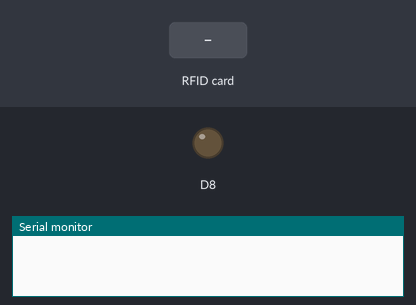
The sketch below on a simulated ESP8266 (NodeMCU). Shown: output pins drawn as LEDs (lit = HIGH), the last lines printed to the serial monitor. The inputs (shaded band) are chosen by the test bench.

Above: at 1.2 s.
1.3 s: RFID card 11 93 81 85 95 held to the reader
At 2.2 s:
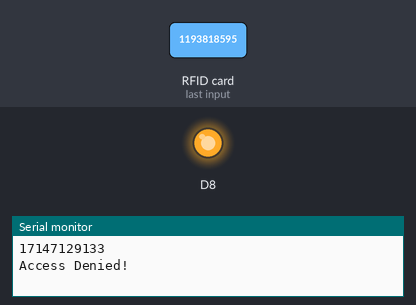
4.3 s: RFID card 5E 7A 19 C4 held to the reader
At 7.5 s:
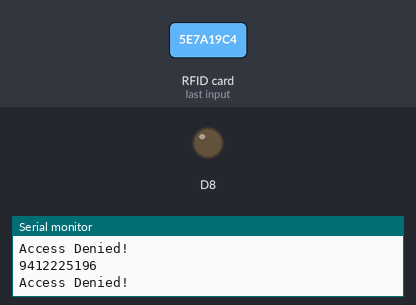
Timing chart, 0 to 9.0 s (numbered marks = the images above; inputs shaded):
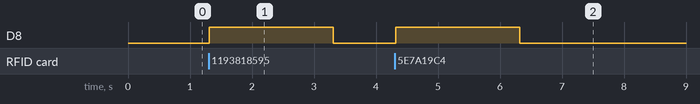

The sketch:

mfrc522.ino
```cpp
#include <SPI.h>
#include <MFRC522.h>
constexpr uint8_t RST_PIN = D3;     // Configurable, see typical pin layout above
constexpr uint8_t SS_PIN = D4;     // Configurable, see typical pin layout above
MFRC522 rfid(SS_PIN, RST_PIN); // Instance of the class
MFRC522::MIFARE_Key key;
String tag;
void setup() {
  Serial.begin(9600);
  SPI.begin(); // Init SPI bus
  rfid.PCD_Init(); // Init MFRC522
  pinMode(D8, OUTPUT);
}
void loop() {
  if ( ! rfid.PICC_IsNewCardPresent())
    return;
  if (rfid.PICC_ReadCardSerial()) {
    for (byte i = 0; i < 4; i++) {
      tag += rfid.uid.uidByte[i];
    }
    Serial.println(tag);
    if (tag == "1193818595") {
      Serial.println("Access Granted!");
      digitalWrite(D8, HIGH);
      delay(100);
      digitalWrite(D8, LOW);
      delay(100);
      digitalWrite(D8, HIGH);
      delay(100);
      digitalWrite(D8, LOW);
      delay(100);
      digitalWrite(D8, HIGH);
      delay(100);
      digitalWrite(D8, LOW);
      delay(100);
    } else {
      Serial.println("Access Denied!");
      digitalWrite(D8, HIGH);
      delay(2000);
      digitalWrite(D8, LOW);
    }
    tag = "";
    rfid.PICC_HaltA();
    rfid.PCD_StopCrypto1();
  }
}
```

Measured:
- after the input at 1.3 s, D8: LOW → HIGH at once, → LOW 2.0 s later
- after the input at 4.3 s, D8: LOW → HIGH at once, → LOW 2.0 s later
